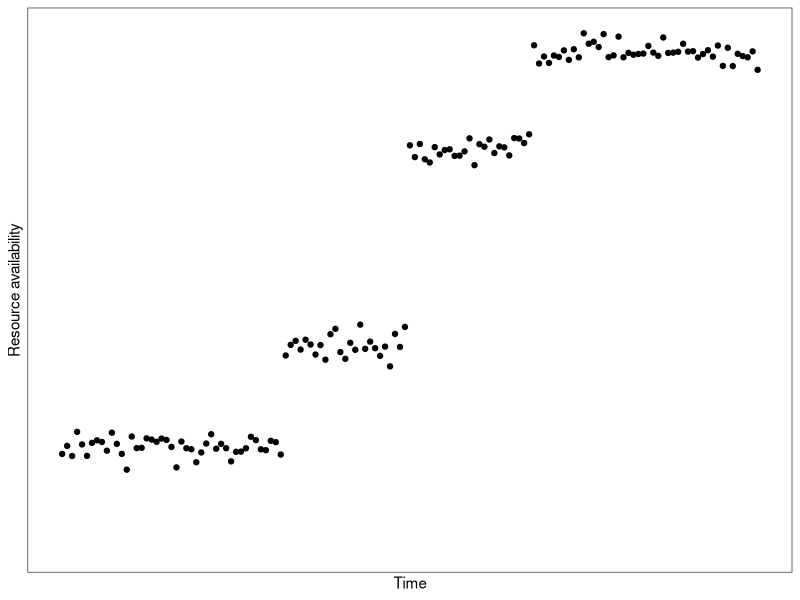
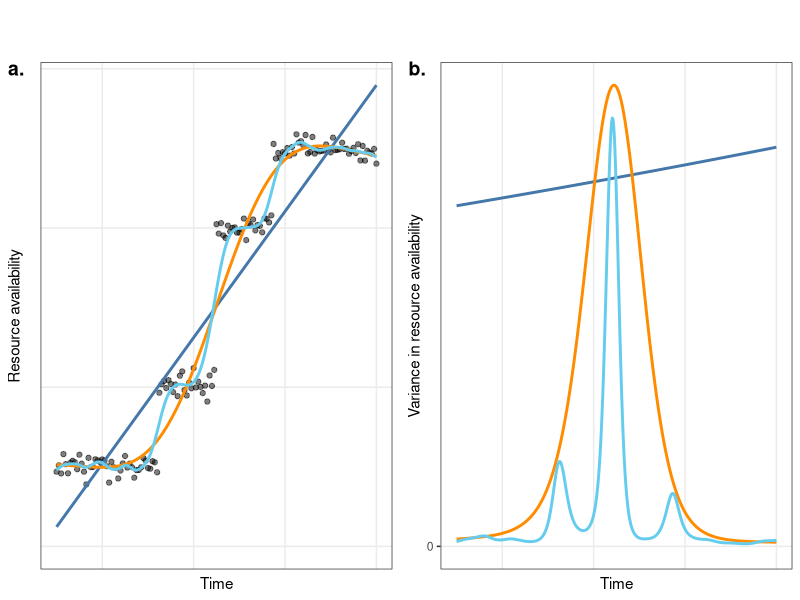
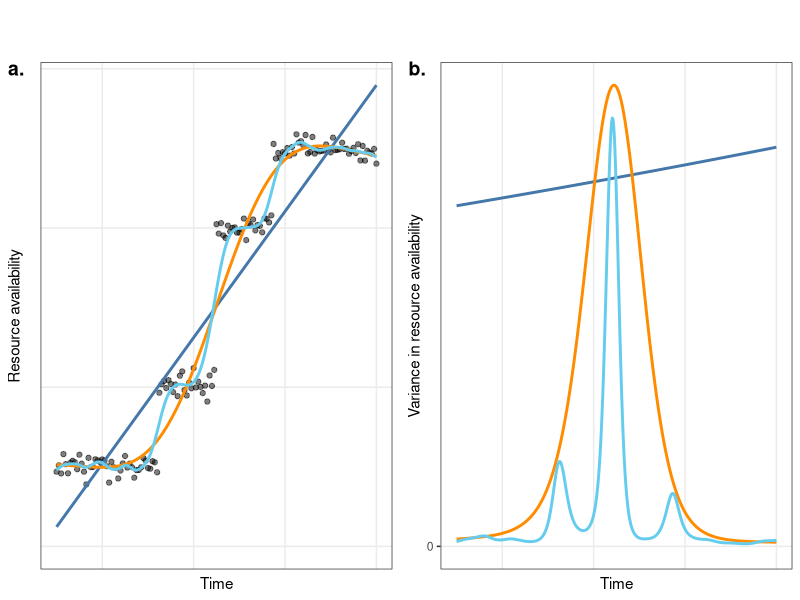

These charts were generated, in order, by the following R code:
library('dplyr')   # for data wrangling
library('mgcv')    # for modeling
library('ggplot2') # for fancy plots
library('cowplot') # for multi-panel fancy plots
theme_set(theme_bw() +
            theme(legend.position = 'none',
                  panel.grid.minor = element_blank(),
                  axis.ticks.x = element_blank()))

# curstom color-vision deficient palette
pal <- c('#4477AA', '#ff8c00', '#66CCEE', '#009900',
         '#CCBB44', '#AA3377', '#EE6677', '#BBBBBB')

set.seed(1)
d <- tibble(t = -20:120,
            y = case_when(t < 25 ~ 1, t < 50 ~ 2, t < 75 ~ 4, TRUE ~ 5) +
              rnorm(length(t), sd = 0.1))

ggplot(d) +
  geom_point(aes(t, y)) +
  scale_x_continuous('Time', breaks = NULL) +
  scale_y_continuous('Resource availability', limits = c(0, NA), breaks = NULL)

pred <- function(K) {
  
  newd <- tibble(t = seq(min(d$t), max(d$t), length.out = 500))
  
  if(K > 1) {
    m <- gam(formula = list(y ~ s(t, k = K), ~ s(t, k = K)),
             family = gaulss(),
             data = d,
             method = 'REML')
  } else {
    m <- gam(formula = list(y ~ t, ~ t), family = gaulss(),
             data = d,
             method = 'REML')
  }
  m %>%
    predict(newdata = newd, se.fit = FALSE, type = 'response') %>%
    as_tibble(.name_repair = 'unique') %>%
    transmute(t = newd$t,
              mean = ...1,
              variance = (1/...2)^2,
              K = K) %>%
    left_join(d, by = 't') %>%
    mutate(e = y - mean)
}

predictions <- bind_rows(pred(1), pred(6), pred(60)) %>% mutate(K = factor(K))

p_mean <-
  ggplot(d) +
  geom_point(aes(t, y), alpha = 0.5) +
  geom_line(aes(t, mean, color = K, group = K), predictions, lwd = 1) +
  scale_x_continuous('Time', labels = NULL) +
  scale_y_continuous('Resource availability', limits = c(0, NA)) +
  scale_color_manual('Time scale', values = pal, labels = c('short', 'medium', 'long')) +
  theme(axis.ticks = element_blank(), axis.text = element_text(color = 'transparent'))

p_var <-
  ggplot(predictions) +
  geom_line(aes(t, variance, color = K, group = K), lwd = 1) +
  scale_x_continuous('Time', labels = NULL) +
  scale_y_continuous('Variance in resource availability', limits = c(0, NA), breaks = 0) +
  scale_color_manual(values = pal)

plot_grid(get_legend(p_mean + theme(legend.position = 'top')),
          plot_grid(p_mean, p_var, labels = c('a.', 'b.')),
          ncol = 1, rel_heights = c(0.1, 1), label_y = 1.07)

ggsave('figures/stochasticity-timescale.png', width = 6, height = 3, bg = 'white',
       scale = 1.5)
